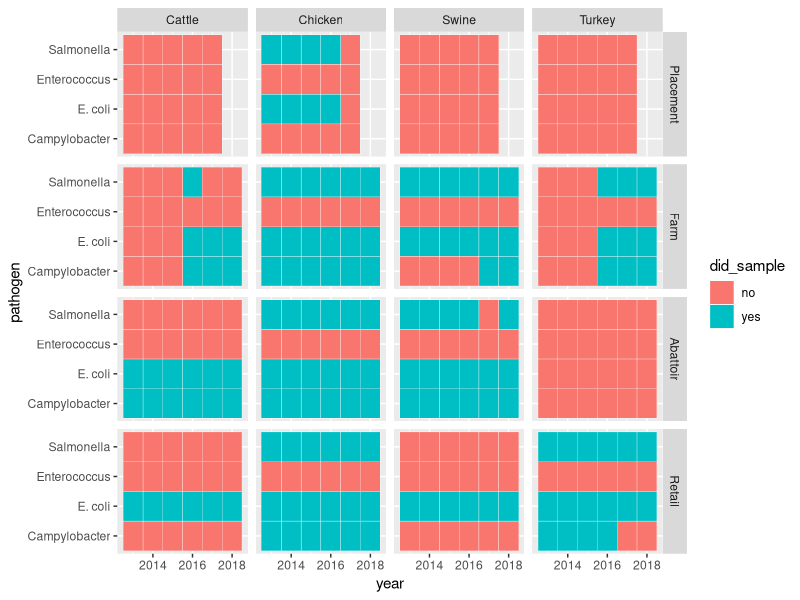
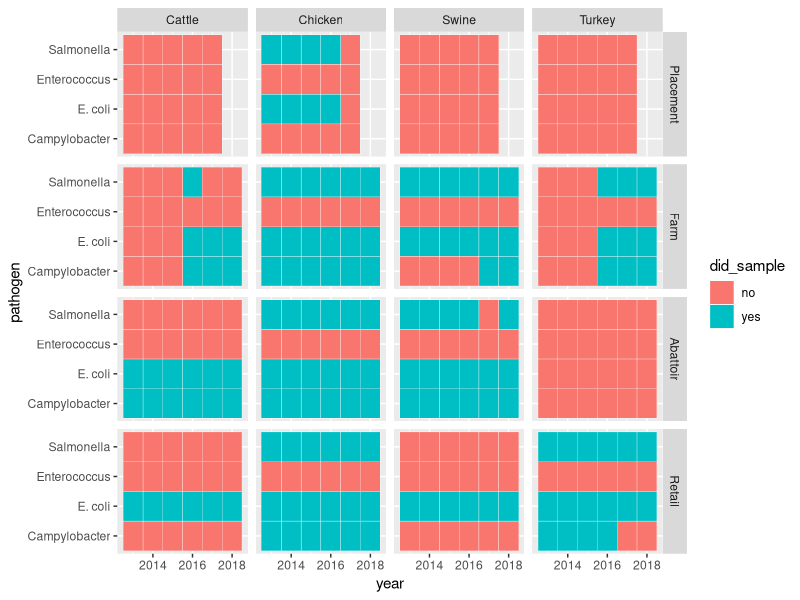

Here is the R script that generated these plots, in order:

usePackage <- function(p)
{
  if (!is.element(p, installed.packages()[,1]))
    install.packages(p, dep = TRUE)
  require(p, character.only = TRUE)
}


usePackage("tidyverse")
usePackage("magrittr")



# From XLSX/CSV -----------------------------------------------------------

data            <-   read_csv(file = "sampling.csv")
data$prod_stage %<>% factor(levels = c("Placement", "Farm", "Abattoir", "Retail"))


# ggplot(data = data, aes(prod_stage, pathogen, fill = did_sample)) +
#   geom_tile(colour = "white") +
#   facet_grid(year~commodity) + 
#   scale_fill_gradient(low = "white", high = "sky blue")


ggplot(data = data, aes(year, pathogen, fill = did_sample)) +
  geom_tile(colour = "white") +
  facet_grid(prod_stage~commodity) 

# For numeric scale
# + scale_fill_gradient(low = "white", high = "sky blue")

ggsave(
  "cipars_sampling_regime.png",
  plot = last_plot(),
  device = "png",
  path = NULL,
  scale = 1,
  width = 25,
  height = 25,
  units = "cm",
  dpi = 300,
  limitsize = TRUE
)